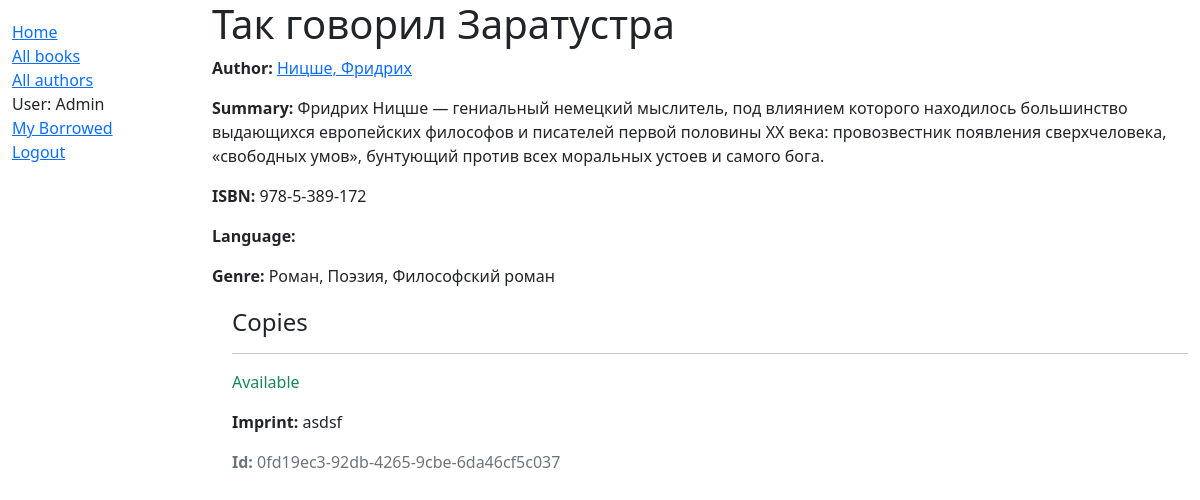
Screenshot of /catalog/book/4 (signed in) with the database file from the repository.
### catalog/models.py (models this page shows, shortened)
class Book(models.Model):
    title = models.CharField(max_length=200)
    """ В поле автор мы используем от одного к множеству(foreign key) """
    author = models.ForeignKey('Author', on_delete=models.SET_NULL, null=True)
    summary = models.CharField(max_length=1000, help_text='Аннотация к книги')
    isbn = models.CharField('ISBN', max_length=13, help_text='13 Character <a href="https://www.isbn-international.org/content/what-isbn">ISBN number</a>')
    genre = models.ManyToManyField('Genre', help_text='Выберете жанр книги')
    def display_genre(self):
        """
        Creates a string for the Genre. This is required to display genre in Admin.
        """
        return ', '.join([ genre.name for genre in self.genre.all()[:3] ])
    display_genre.short_description = 'Genre'

class Author(models.Model):
    first_name = models.CharField(max_length=100)
    last_name = models.CharField(max_length=100)
    date_of_birth = models.DateField(null=True, blank=True)
    date_of_death = models.DateField('Died', null=True, blank=True)
    def __str__(self):
        return '%s, %s' % (self.last_name, self.first_name)

class Genre(models.Model):
    name = models.CharField(max_length=100, help_text='Enter genre of book you searching')
    def __str__(self):
        return self.name

class BookInstanse(models.Model):
    id = models.UUIDField(primary_key=True, default=uuid.uuid4, help_text='Id книги')
    book = models.ForeignKey('Book', on_delete=models.SET_NULL, null=True)
    imprint = models.CharField(max_length=200)
    due_back = models.DateField(null=True, blank=True)
    borrower = models.ForeignKey(User, on_delete=models.SET_NULL, null=True, blank=True)
    LOAN_STATUS = (
        ('m', 'Maintance'),
        ('o', 'On loan'),
        ('a', 'Available'),
        ('r', 'Reserved'),
    )
    status = models.CharField(max_length=1, choices=LOAN_STATUS, blank=True, default='m', help_text='Доступность книги')
    class Meta:
        ordering = ['due_back']
        permissions = (("can_mark_returned", "Set book as returned"),)

### catalog/views.py (the view)
# urls.py: url(r'^book/(?P<pk>\d+)$', views.BookDetailView.as_view(), name='book-detail'),
class BookDetailView(generic.DetailView):
    model = Book

### catalog/templates/catalog/book_detail.html (shortened to what this page needs)
{% extends "base_generic.html" %}
{% block content %}
  <h1>{{ book.title }}</h1>
  <p><strong>Author:</strong> <a href="{% url 'author-detail' book.author.pk %}">{{ book.author }}</a></p>
  <p><strong>Summary:</strong> {{ book.summary }}</p>
  <p><strong>ISBN:</strong> {{ book.isbn }}</p>
  <p><strong>Language:</strong> {{ book.language }}</p>
  <p><strong>Genre:</strong> {% for genre in book.genre.all %} {{ genre }}{% if not forloop.last %}, {% endif %}{% endfor %}</p>
  <div style="margin-left:20px;margin-top:20px">
    <h4>Copies</h4>
    {% for copy in book.bookinstanse_set.all %}
    <hr>
    <p class="{% if copy.status == 'a' %}text-success{% elif copy.status == 'd' %}text-danger{% else %}text-warning{% endif %}">{{ copy.get_status_display }}</p>
    <p><strong>Imprint:</strong> {{copy.imprint}}</p>
    <p class="text-muted"><strong>Id:</strong> {{copy.id}}</p>
    {% endfor %}
  </div>
{% endblock %}

### catalog/templates/base_generic.html (shortened to what this page needs)
<!DOCTYPE html>
<html lang="en">
<head>
  <link href="https://cdn.jsdelivr.net/npm/bootstrap@5.1.1/dist/css/bootstrap.min.css" rel="stylesheet">
  {% load static %}
  <link rel="stylesheet" href="{% static '/css/style.css' %}">
</head>
<body>
  <div class="container-fluid">
    <div class="row">
      <div class="col-sm-2">
      {% block sidebar %}
      <ul class="sidebar-nav">
          <li><a href="{% url 'index' %}">Home</a></li>
          <li><a href="{% url 'books' %}">All books</a></li>
          <li><a href="{% url 'authors' %}">All authors</a></li>
          {% if user.is_authenticated %}
          <li>User: {{ user.get_username }}</li>
          <li><a href="{% url 'my-borrowed' %}">My Borrowed</a></li>
          <li><a href="{% url 'logout'%}?next={{request.path}}">Logout</a></li>
        {% else %}
          <li><a href="{% url 'login'%}?next={{request.path}}">Login</a></li>
        {% endif %}
      </ul>
     {% endblock %}
      </div>
      <div class="col-sm-10 ">
        {% block content %}{% endblock %}
      </div>
    </div>
  </div>
</body>
</html>

### catalog/static/css/style.css (style rules this page uses)
.sidebar-nav { margin-top: 20px; padding: 0; list-style: none; }

### rows the page displays
Book: author "Ницше, Фридрих", summary "Фридрих Ницше — гениальный немецкий мыслитель, под влиянием которого находилось большинство выдающихся европейских философов и писателей первой половины XX века: провозвестник появления сверхчеловека, «свободных умов», бунтующий против всех моральных устоев и самого бога.", isbn "978-5-389-172"
Genre: name "Роман"
Genre: name "Поэзия"
Genre: name "Философский роман"
BookInstanse: status "Available", imprint "asdsf", id "0fd19ec3-92db-4265-9cbe-6da46cf5c037"

### other values shown
{{ user.get_username }} "Admin"
